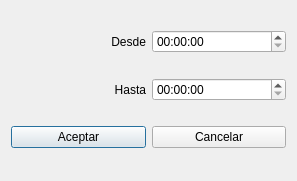
<?xml version="1.0" encoding="UTF-8"?>
<ui version="4.0">
 <class>DialogAddShift</class>
 <widget class="QDialog" name="DialogAddShift">
  <property name="geometry">
   <rect>
    <x>0</x>
    <y>0</y>
    <width>297</width>
    <height>181</height>
   </rect>
  </property>
  <property name="windowTitle">
   <string>Añadir turno</string>
  </property>
  <layout class="QVBoxLayout" name="verticalLayout">
   <item>
    <layout class="QHBoxLayout" name="layoutDates">
     <item>
      <widget class="QLabel" name="labelFrom">
       <property name="text">
        <string>Desde</string>
       </property>
       <property name="alignment">
        <set>Qt::AlignRight|Qt::AlignTrailing|Qt::AlignVCenter</set>
       </property>
      </widget>
     </item>
     <item>
      <widget class="QTimeEdit" name="timeFrom"/>
     </item>
    </layout>
   </item>
   <item>
    <layout class="QHBoxLayout" name="horizontalLayout">
     <item>
      <widget class="QLabel" name="labelTo">
       <property name="text">
        <string>Hasta</string>
       </property>
       <property name="alignment">
        <set>Qt::AlignRight|Qt::AlignTrailing|Qt::AlignVCenter</set>
       </property>
      </widget>
     </item>
     <item>
      <widget class="QTimeEdit" name="timeTo"/>
     </item>
    </layout>
   </item>
   <item>
    <layout class="QHBoxLayout" name="layoutButtons">
     <item>
      <widget class="QPushButton" name="btnAccept">
       <property name="text">
        <string>Aceptar</string>
       </property>
      </widget>
     </item>
     <item>
      <widget class="QPushButton" name="btnCancel">
       <property name="text">
        <string>Cancelar</string>
       </property>
      </widget>
     </item>
    </layout>
   </item>
  </layout>
 </widget>
 <resources/>
 <connections/>
</ui>
